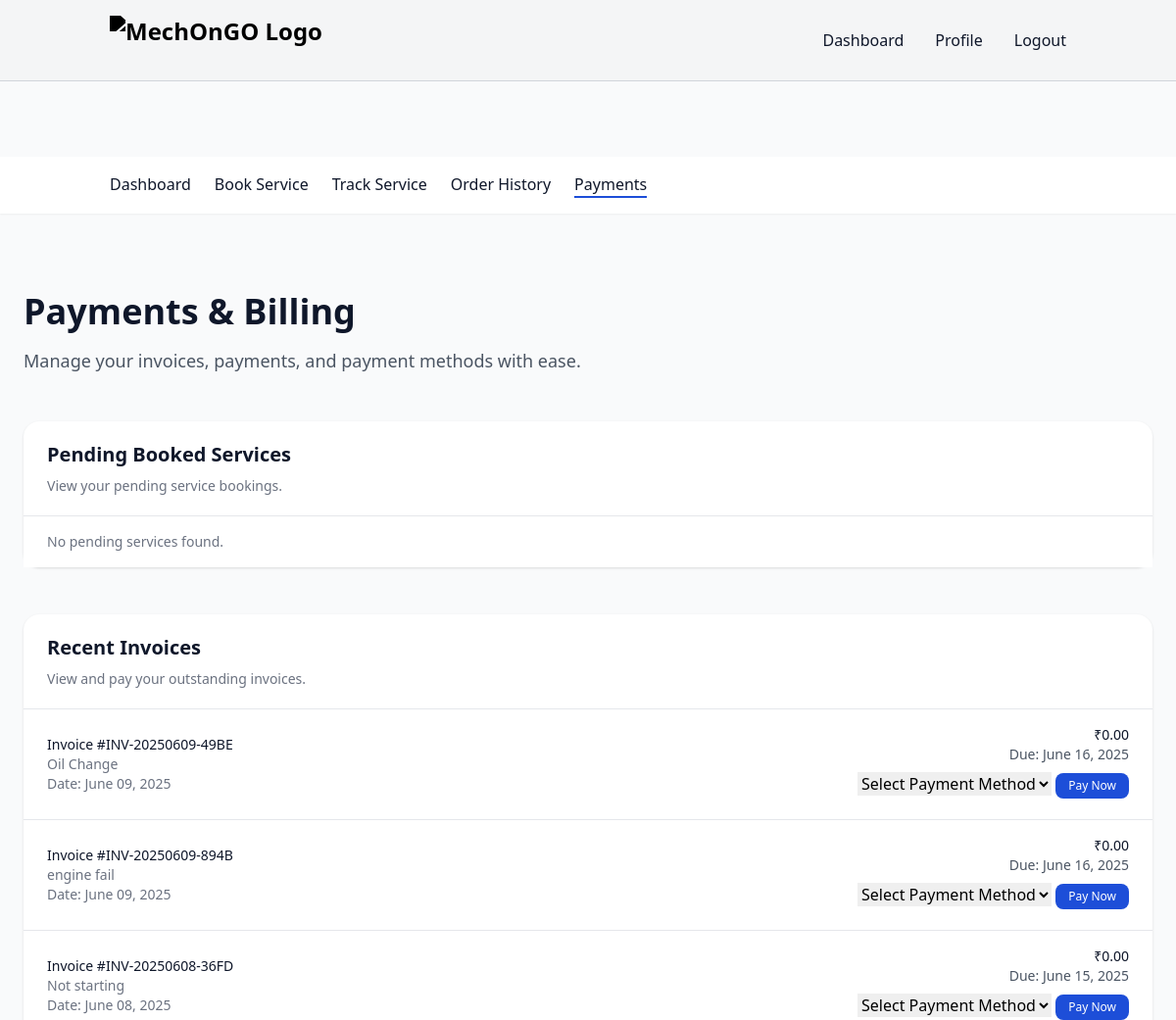
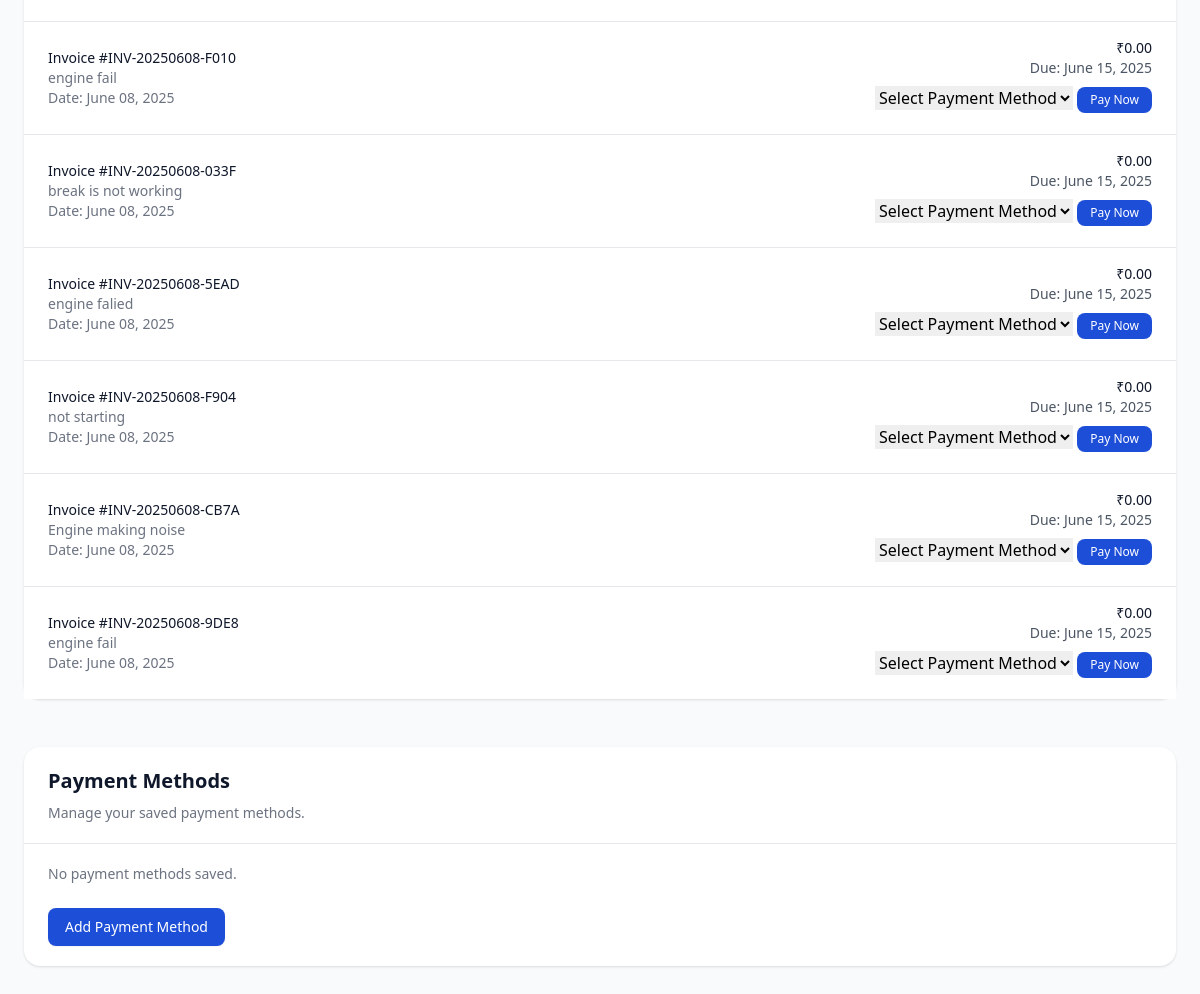
/customer/payment-billing/ (signed in), run on the app's committed database (2 pictures, top to bottom).
### main/models.py (models this page shows, shortened)
class Invoice(models.Model):
    STATUS_CHOICES = [('pending', 'Pending'), ('paid', 'Paid'), ('overdue', 'Overdue')]
    user = models.ForeignKey(User, on_delete=models.CASCADE, related_name='invoices')
    job = models.ForeignKey(Job, on_delete=models.CASCADE, related_name='invoices')
    invoice_number = models.CharField(max_length=20, unique=True)
    amount = models.DecimalField(max_digits=10, decimal_places=2)
    status = models.CharField(max_length=20, choices=STATUS_CHOICES, default='pending')
    issued_at = models.DateTimeField(auto_now_add=True)
    due_date = models.DateTimeField(null=True, blank=True)
    paid_at = models.DateTimeField(null=True, blank=True)

class Job(models.Model):
    STATUS_CHOICES = [
        ('pending', 'Pending'),
        ('scheduled', 'Scheduled'),
        ('en_route', 'En Route'),
        ('in_progress', 'In Progress'),
        ('completed', 'Completed'),
        ('cancelled', 'Cancelled'),
    ]
    service_request = models.ForeignKey(ServiceRequest, on_delete=models.CASCADE, related_name='jobs')
    mechanic = models.ForeignKey(User, on_delete=models.SET_NULL, null=True, blank=True)
    start_time = models.DateTimeField()
    end_time = models.DateTimeField()
    status = models.CharField(max_length=20, choices=STATUS_CHOICES, default='pending')
    rating = models.FloatField(null=True, blank=True)
    comments = models.TextField(blank=True, null=True)  # Added null=True
    completed_at = models.DateTimeField(null=True, blank=True)

class ServiceRequest(models.Model):
    STATUS_CHOICES = [
        ('pending', 'Pending'),
        ('accepted', 'Accepted'),
        ('declined', 'Declined'),
        ('completed', 'Completed'),
    ]
    PAYMENT_METHOD_CHOICES = [
        ('cash', 'Cash on Hand'),
        ('online', 'Online Payment'),
    ]
    customer = models.ForeignKey(User, on_delete=models.CASCADE, related_name='service_requests')
    mechanic = models.ForeignKey(User, on_delete=models.SET_NULL, null=True, blank=True, related_name='assigned_requests')
    issue_description = models.TextField(blank=True, null=True)
    vehicle_type = models.CharField(max_length=100, blank=True, null=True)
    vehicle_make = models.CharField(max_length=50, blank=True, null=True)
    vehicle_model = models.CharField(max_length=50, blank=True, null=True)
    vehicle_year = models.IntegerField(blank=True, null=True)
    vehicle_number = models.CharField(max_length=20, blank=True, null=True)
    vehicle_license = models.CharField(max_length=20, blank=True, null=True)
    preferred_datetime = models.DateTimeField(blank=True, null=True)
    estimated_cost = models.DecimalField(max_digits=10, decimal_places=2, null=True, blank=True)
    status = models.CharField(max_length=20, choices=STATUS_CHOICES, default='pending')
    created_at = models.DateTimeField(auto_now_add=True)
    phone_number = models.CharField(max_length=20, blank=True, null=True)
    otp = models.CharField(max_length=8, null=True, blank=True)
    otp_created_at = models.DateTimeField(null=True, blank=True)
    location = models.CharField(max_length=255, blank=True, null=True)
    additional_notes = models.TextField(blank=True)
    payment_method = models.CharField(max_length=20, choices=PAYMENT_METHOD_CHOICES, default='cash')

### main/views.py (the view, shortened to what this page needs)
# urls.py: path('customer/payment-billing/', views.payment_billing, name='payment_billing'),
@login_required
def payment_billing(request):
    if request.user.profile.is_mechanic:
        logger.warning(f"Mechanic user {request.user.username} attempted to access payment_billing")
        return redirect('home')
    pending_services = ServiceRequest.objects.filter(
        customer=request.user,
        jobs__status__in=['pending', 'scheduled', 'in_progress']
    ).prefetch_related('jobs').distinct().order_by('-created_at')
    invoices = Invoice.objects.filter(user=request.user).order_by('-issued_at')
    payment_methods = PaymentMethod.objects.filter(user=request.user)
    payment_form = PaymentMethodForm(request.POST or None)
    context = {
        'pending_services': pending_services,
        'invoices': invoices,
        'payment_methods': payment_methods,
        'payment_form': payment_form,
    }
    return render(request, 'Customer/payment_billing.html', context)

### main/forms.py (shortened to what this page needs)
class PaymentMethodForm(forms.ModelForm):
    card_number = forms.CharField(
        max_length=19,
        widget=forms.TextInput(attrs={
            'class': 'form-input',
            'placeholder': '1234 5678 9012 3456'
        }),
        label='Card Number'
    )
    expiry_date = forms.CharField(
        max_length=5,
        widget=forms.TextInput(attrs={
            'class': 'form-input',
            'placeholder': 'MM/YY'
        }),
        label='Expiry Date'
    )
    cvv = forms.CharField(
        max_length=4,
        widget=forms.TextInput(attrs={
            'class': 'form-input',
            'placeholder': '123'
        }),
        label='CVV'
    )
    cardholder_name = forms.CharField(
        max_length=100,
        widget=forms.TextInput(attrs={
            'class': 'form-input',
            'placeholder': 'John Smith'
        }),
        label='Name on Card'
    )
    class Meta:
        model = PaymentMethod
        fields = ['card_type', 'card_number', 'expiry_date', 'cvv', 'cardholder_name']

### main/templates/Customer/payment_billing.html (shortened to what this page needs)
{% extends 'general/base.html' %}
{% load static %}
{% block content %}
<main class="pt-20">
    <nav class="bg-white shadow-sm mb-8">
        <div class="container mx-auto px-6 py-4">
            <div class="flex justify-between items-center">
                <div class="flex space-x-6">
                    <a href="{% url 'customer_dashboard' %}" class="text-dark hover:text-neon font-medium {% if request.path == '/customer/dashboard/' %}border-b-2 border-primary{% endif %}">Dashboard</a>
                    <a href="{% url 'book_service' %}" class="text-dark hover:text-neon font-medium {% if request.path == '/customer/book-service/' %}border-b-2 border-primary{% endif %}">Book Service</a>
                    <a href="{% url 'track_service' %}" class="text-dark hover:text-neon font-medium {% if request.path == '/customer/track-service/' %}border-b-2 border-primary{% endif %}">Track Service</a>
                    <a href="{% url 'order_history' %}" class="text-dark hover:text-neon font-medium {% if request.path == '/customer/order-history/' %}border-b-2 border-primary{% endif %}">Order History</a>
                    <a href="{% url 'payment_billing' %}" class="text-dark hover:text-neon font-medium {% if request.path == '/customer/payment-billing/' %}border-b-2 border-primary{% endif %}">Payments</a>
                </div>
            </div>
        </div>
    </nav>
    <div class="container mx-auto px-6 py-12 max-w-7xl">
        <div class="mb-12 animate-fade-in">
            <h1 class="text-4xl font-bold text-dark mb-4">Payments & Billing</h1>
            <p class="text-lg text-gray-600">Manage your invoices, payments, and payment methods with ease.</p>
        </div>
        <div class="bg-white shadow rounded-2xl mb-12 tilt-card" data-tilt>
            <div class="px-6 py-5 border-b border-gray-200">
                <h3 class="text-xl font-semibold text-dark">Pending Booked Services</h3>
                <p class="mt-2 text-sm text-gray-500">View your pending service bookings.</p>
            </div>
            <div class="bg-white overflow-hidden">
                {% if pending_services %}
                    <ul class="divide-y divide-gray-200">
                        {% for service in pending_services %}
                            <li>
                                <div class="px-6 py-4 flex items-center justify-between hover:bg-gray-50 transition duration-300">
                                    <div>
                                        <p class="text-sm font-medium text-dark">{{ service.issue_description }}</p>
                                        <p class="text-sm text-gray-500">Vehicle: {{ service.vehicle_make }} {{ service.vehicle_model }} ({{ service.vehicle_year }})</p>
                                        <p class="text-sm text-gray-500">Preferred Date: {{ service.preferred_datetime|date:"F d, Y H:i" }}</p>
                                    </div>
                                    <div class="text-right">
                                        <p class="text-sm font-medium text-dark">₹{{ service.estimated_cost|default:"TBD" }}</p>
                                        {% with invoice=service.jobs.first.invoices.first %}
                                            {% if invoice and invoice.status == 'pending' %}
                                                <form method="post" class="mt-2">
                                                    {% csrf_token %}
                                                    <input type="hidden" name="invoice_id" value="{{ invoice.id }}">
                                                    <select name="payment_method_id" class="form-select mb-2" required>
                                                        <option value="">Select Payment Method</option>
                                                        {% for method in payment_methods %}
                                                            <option value="{{ method.id }}">{{ method.card_type|title }} ending in {{ method.last_four }}</option>
                                                        {% endfor %}
                                                    </select>
                                                    <button type="submit" name="pay_invoice" class="inline-flex items-center px-3 py-1 border border-transparent text-xs font-medium rounded-lg text-white bg-primary hover:bg-blue-700 focus:outline-none focus:ring-2 focus:ring-offset-2 focus:ring-neon">
                                                        Pay Now
                                                    </button>
                                                </form>
                                            {% elif invoice and invoice.status == 'paid' %}
                                                <p class="text-sm text-green-600">Paid on {{ invoice.paid_at|date:"F d, Y" }}</p>
                                                <a href="#" class="mt-2 inline-flex items-center px-3 py-1 border border-gray-300 text-xs font-medium rounded-lg text-dark bg-white hover:bg-gray-50 focus:outline-none focus:ring-2 focus:ring-offset-2 focus:ring-neon">
                                                    View Receipt
                                                </a>
                                            {% else %}
                                                <p class="text-sm text-gray-600">Invoice Pending</p>
                                            {% endif %}
                                        {% endwith %}
                                    </div>
                                </div>
                            </li>
                        {% endfor %}
                    </ul>
                {% else %}
                    <p class="px-6 py-4 text-sm text-gray-500">No pending services found.</p>
                {% endif %}
            </div>
        </div>
        <div class="bg-white shadow rounded-2xl mb-12 tilt-card" data-tilt>
            <div class="px-6 py-5 border-b border-gray-200">
                <h3 class="text-xl font-semibold text-dark">Recent Invoices</h3>
                <p class="mt-2 text-sm text-gray-500">View and pay your outstanding invoices.</p>
            </div>
            <div class="bg-white overflow-hidden">
                {% if invoices %}
                    <ul class="divide-y divide-gray-200">
                        {% for invoice in invoices %}
                            <li>
                                <div class="px-6 py-4 flex items-center justify-between hover:bg-gray-50 transition duration-300">
                                    <div>
                                        <p class="text-sm font-medium text-dark">Invoice #{{ invoice.invoice_number }}</p>
                                        <p class="text-sm text-gray-500">{{ invoice.job.service_request.issue_description }}</p>
                                        <p class="text-sm text-gray-500">Date: {{ invoice.issued_at|date:"F d, Y" }}</p>
                                    </div>
                                    <div class="text-right">
                                        <p class="text-sm font-medium text-dark">₹{{ invoice.amount }}</p>
                                        {% if invoice.status == 'pending' or invoice.status == 'overdue' %}
                                            <p class="text-sm {% if invoice.status == 'overdue' %}text-red-600{% else %}text-gray-600{% endif %}">Due: {{ invoice.due_date|date:"F d, Y" }}</p>
                                            <form method="post" class="mt-2">
                                                <select name="payment_method_id" class="form-select mb-2" required>
                                                    <option value="">Select Payment Method</option>
                                                </select>
                                                <button type="submit" name="pay_invoice" class="inline-flex items-center px-3 py-1 border border-transparent text-xs font-medium rounded-lg text-white bg-primary hover:bg-blue-700 focus:outline-none focus:ring-2 focus:ring-offset-2 focus:ring-neon">
                                                    Pay Now
                                                </button>
                                            </form>
                                        {% endif %}
                                    </div>
                                </div>
                            </li>
                        {% endfor %}
                    </ul>
                {% else %}
                    <p class="px-6 py-4 text-sm text-gray-500">No invoices found.</p>
                {% endif %}
            </div>
        </div>
        <div class="bg-white shadow rounded-2xl tilt-card" data-tilt>
            <div class="px-6 py-5 border-b border-gray-200">
                <h3 class="text-xl font-semibold text-dark">Payment Methods</h3>
                <p class="mt-2 text-sm text-gray-500">Manage your saved payment methods.</p>
            </div>
            <div class="px-6 py-5">
                {% if payment_methods %}
                    <div class="space-y-4">
                        {% for method in payment_methods %}
                            <div class="flex items-center justify-between border-b border-gray-200 pb-4">
                                <div class="flex items-center">
                                    <i class="fab fa-cc-{{ method.card_type }} text-{% if method.card_type == 'visa' %}primary{% else %}red-600{% endif %} text-2xl mr-3"></i>
                                    <div>
                                        <p class="text-sm font-medium text-dark">{{ method.card_type|title }} ending in {{ method.last_four }}</p>
                                        <p class="text-sm text-gray-500">Expires: {{ method.expiry_date }}</p>
                                    </div>
                                </div>
                                <button type="button" class="text-sm text-red-600 hover:text-red-800 remove-payment" data-id="{{ method.id }}">Remove</button>
                            </div>
                        {% endfor %}
                    </div>
                {% else %}
                    <p class="text-sm text-gray-500">No payment methods saved.</p>
                {% endif %}
                <div class="mt-6">
                    <button type="button" id="add-payment-method" class="inline-flex items-center px-4 py-2 border border-transparent text-sm font-medium rounded-lg shadow-sm text-white bg-primary hover:bg-blue-700 focus:outline-none focus:ring-2 focus:ring-offset-2 focus:ring-neon">
                        Add Payment Method
                    </button>
                </div>
            </div>
        </div>
    </div>
</main>
{% endblock %}

### main/templates/general/base.html (style rules this page uses)
body { font-family: 'Inter', sans-serif; }
.animate-fade-in { animation: fadeIn 1s ease-out forwards; }

### data on the page
Invoice: invoice_number "INV-20250609-49BE", job.service_request.issue_description "Oil Change", issued_at "June 09, 2025", amount "0.00", due_date "June 16, 2025"
Invoice: invoice_number "INV-20250609-894B", job.service_request.issue_description "engine fail", issued_at "June 09, 2025", amount "0.00", due_date "June 16, 2025"
Invoice: invoice_number "INV-20250608-36FD", job.service_request.issue_description "Not starting", issued_at "June 08, 2025", amount "0.00", due_date "June 15, 2025"
Invoice: invoice_number "INV-20250608-F010", job.service_request.issue_description "engine fail", issued_at "June 08, 2025", amount "0.00", due_date "June 15, 2025"
Invoice: invoice_number "INV-20250608-033F", job.service_request.issue_description "break is not working", issued_at "June 08, 2025", amount "0.00", due_date "June 15, 2025"
Invoice: invoice_number "INV-20250608-5EAD", job.service_request.issue_description "engine falied", issued_at "June 08, 2025", amount "0.00", due_date "June 15, 2025"
Invoice: invoice_number "INV-20250608-F904", job.service_request.issue_description "not starting", issued_at "June 08, 2025", amount "0.00", due_date "June 15, 2025"
Invoice: invoice_number "INV-20250608-CB7A", job.service_request.issue_description "Engine making noise", issued_at "June 08, 2025", amount "0.00", due_date "June 15, 2025"
Invoice: invoice_number "INV-20250608-9DE8", job.service_request.issue_description "engine fail", issued_at "June 08, 2025", amount "0.00", due_date "June 15, 2025"
